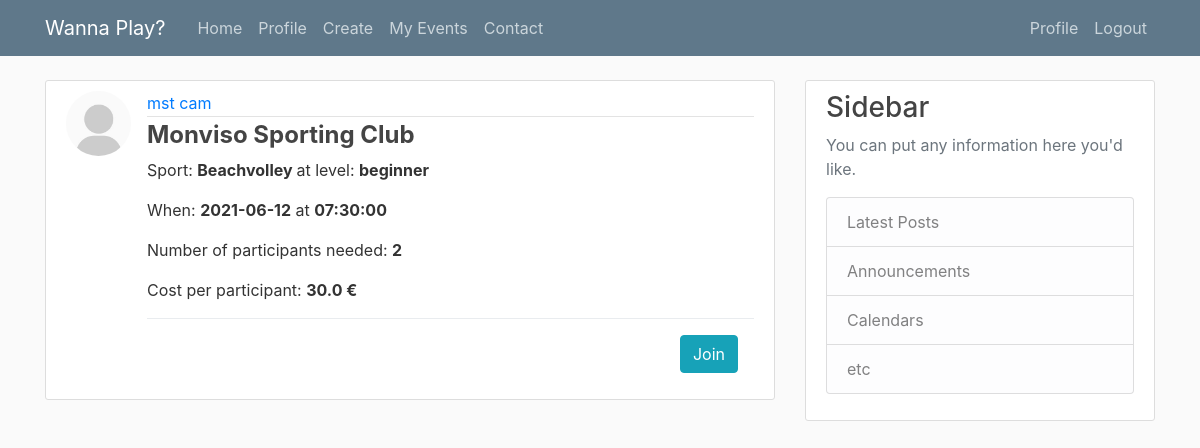
The page /home (signed in) on the database as committed earlier.
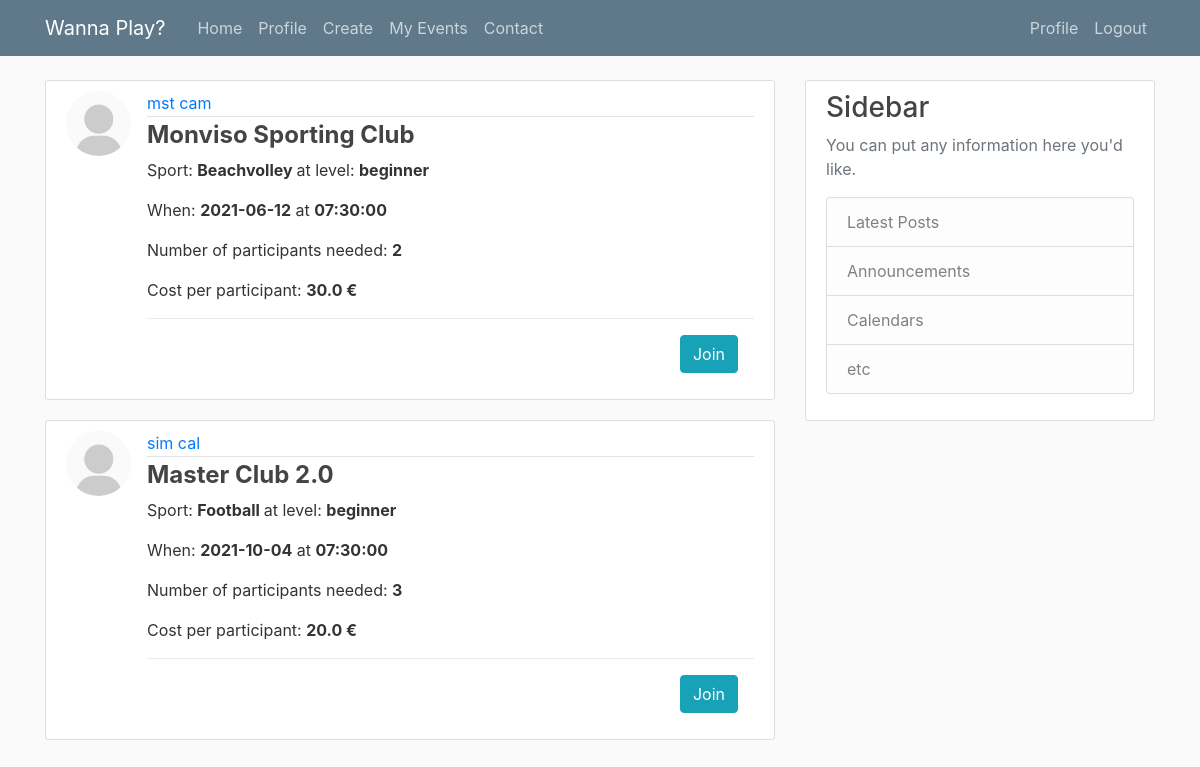
The same page on the database as committed later.
### flaskblog/models.py (models this page shows, shortened)
class Event(db.Model):
    id = db.Column(db.Integer, primary_key=True)
    date = db.Column(db.Date, nullable=False)
    time = db.Column(db.Time, nullable=False)
    cost = db.Column(db.Float, nullable=False, default='To be defined')
    np = db.Column(db.Integer, nullable=False)
    user_id = db.Column(db.Integer, db.ForeignKey('user.id'), nullable=False)
    club_id = db.Column(db.Integer, db.ForeignKey('club.id'), nullable=False)
    sport_id = db.Column(db.Integer, db.ForeignKey('sport.id'), nullable=False)
    level = db.Column(db.String(60))
    participant2 = db.relationship('Participant', foreign_keys=[Participant.e_id], backref='part', lazy=True)

class User(db.Model, UserMixin):
    __tablename__ = 'user'
    id = db.Column(db.Integer, primary_key=True)
    name = db.Column(db.String(60), nullable=False)
    surname = db.Column(db.String(60), nullable=False)
    birthdate = db.Column(db.Date, nullable=False)
    email = db.Column(db.String(120), unique=True, nullable=False)
    password = db.Column(db.String(60), nullable=False)
    image_file = db.Column(db.String(20), nullable=False, default='default.jpg')
    events = db.relationship('Event', backref='creator', lazy=True)
    sport_played_2 = db.relationship('SportPlayed', foreign_keys=[SportPlayed.u_id], backref='played', lazy=True)
    participant = db.relationship('Participant', foreign_keys=[Participant.u_id], backref='joined', lazy=True)

class Club(db.Model):
    id = db.Column(db.Integer, primary_key=True)
    name = db.Column(db.String(60), nullable=False)
    address = db.Column(db.String(240), nullable=False)
    phone = db.Column(db.String(60), nullable=False, unique=True)
    events_2 = db.relationship('Event', backref='place', lazy=True)

class Sport(db.Model):
    __tablename__ = 'sport'
    id = db.Column(db.Integer, primary_key=True)
    name = db.Column(db.String(60), nullable=False)
    sport_played = db.relationship('SportPlayed', foreign_keys=[SportPlayed.s_id], backref='sport', lazy=True)
    events_4 = db.relationship('Event', backref='sportevent', lazy=True)

### flaskblog/main/routes.py (the view)
@main.route("/home")
@login_required
def home():
    posts = Event.query.all()
    return render_template('home.html', posts=posts)

### flaskblog/models.py (called while the page is built)
@login_manager.user_loader
def load_user(user_id):
    return User.query.get(int(user_id))

### flaskblog/templates/home.html
<!DOCTYPE html>
<html lang="en">
{% extends "layout.html" %}
{% block content %}
    {% for event in posts %}
        <article class="media content-section">
          <img class="rounded-circle article-img" src="{{ url_for('static', filename='profile_pics/' + event.creator.image_file) }}">
          <div class="media-body">
            <div class="article-metadata">
                <a class="mr-2" href="#">{{ event.creator.name }} {{ event.creator.surname }}</a>
            </div>
            <h4><a class="article-content" > <b>{{ event.place.name }}</b></a></h4>
              <p class="article-content"> Sport: <b> {{ event.sportevent.name }} </b> at level: <b> {{  event.level }}</b>    </p>
              <p class="article-content"> When: <b>{{ event.date }}</b> at <b>{{ event.time }} </b> </p>
            <p class="article-content"> Number of participants needed: <b>{{ event.np }}</b></p>
              <p class="article-content"> Cost per participant: <b> {{ event.cost }} € </b> </p>
        <div class="modal-footer">
          <form action="{{ url_for('events.join', event_id=event.id) }}" method="POST">
            <input class="btn btn-info" type="submit" value="Join">
          </form>
        </div>
          </div>
        </article>
    {% endfor %}
{% endblock content %}

### flaskblog/templates/layout.html (shortened to what this page needs)
<!DOCTYPE html>
<html>
<head>
    <link rel="stylesheet" href="https://maxcdn.bootstrapcdn.com/bootstrap/4.0.0/css/bootstrap.min.css">
    <link rel="stylesheet" type="text/css" href="{{ url_for('static', filename='main.css') }}">
</head>
<body>
    <header class="site-header">
      <nav class="navbar navbar-expand-md navbar-dark bg-steel fixed-top">
        <div class="container">
          <a class="navbar-brand mr-4" href="/">Wanna Play?</a>
          <div class="collapse navbar-collapse" id="navbarToggle">
            <div class="navbar-nav mr-auto">
              <a class="nav-item nav-link" href="{{ url_for('main.home') }}">Home</a>
              <a class="nav-item nav-link" href="{{ url_for('users.profile') }}">Profile</a>
              <a class="nav-item nav-link" href="{{ url_for('events.create') }}">Create</a>
              <a class="nav-item nav-link" href="{{ url_for('events.myevents') }}">My Events</a>
              <a class="nav-item nav-link" href="{{ url_for('main.contact') }}">Contact</a>
            </div>
            <div class="navbar-nav">
                {% if current_user.is_authenticated %}
                <a class="nav-item nav-link" href="{{ url_for('users.profile') }}">Profile</a>
                <a class="nav-item nav-link" href="{{ url_for('users.logout') }}">Logout</a>
              {% else %}
              <a class="nav-item nav-link" href="{{ url_for('users.login') }}">Login</a>
              <a class="nav-item nav-link" href="{{ url_for('users.register') }}">Register</a>
                {% endif %}
            </div>
          </div>
        </div>
      </nav>
    </header>
    <main role="main" class="container">
      <div class="row">
        <div class="col-md-8">
          {% block content %}{% endblock %}
        </div>
        <div class="col-md-4">
          <div class="content-section">
            <h3>Sidebar</h3>
            <p class='text-muted'>You can put any information here you'd like.
              <ul class="list-group">
                <li class="list-group-item list-group-item-light">Latest Posts</li>
                <li class="list-group-item list-group-item-light">Announcements</li>
                <li class="list-group-item list-group-item-light">Calendars</li>
                <li class="list-group-item list-group-item-light">etc</li>
              </ul>
            </p>
          </div>
        </div>
      </div>
    </main>
</body>
</html>

### flaskblog/static/main.css (style rules this page uses)
body { background: #fafafa; color: #333333; margin-top: 5rem; }
h1, h2, h3, h4, h5, h6 { color: #444444; }
.bg-steel { background-color: #5f788a; }
.site-header .navbar-nav .nav-link { color: #cbd5db; }
.content-section { background: #ffffff; padding: 10px 20px; border: 1px solid #dddddd; border-radius: 3px; margin-bottom: 20px; }
.article-content { white-space: pre-line; }
.article-img { height: 65px; width: 65px; margin-right: 16px; }
.article-metadata { padding-bottom: 1px; margin-bottom: 4px; border-bottom: 1px solid #e3e3e3 }

Rows that differ between the two databases and show on the page:
added Event: image_file (placeholder picture), creator.name "sim", creator.surname "cal", place.name "Master Club 2.0", sportevent.name "Football", level "beginner", date "2021-10-04", time "07:30:00", np "3", cost "20.0"
